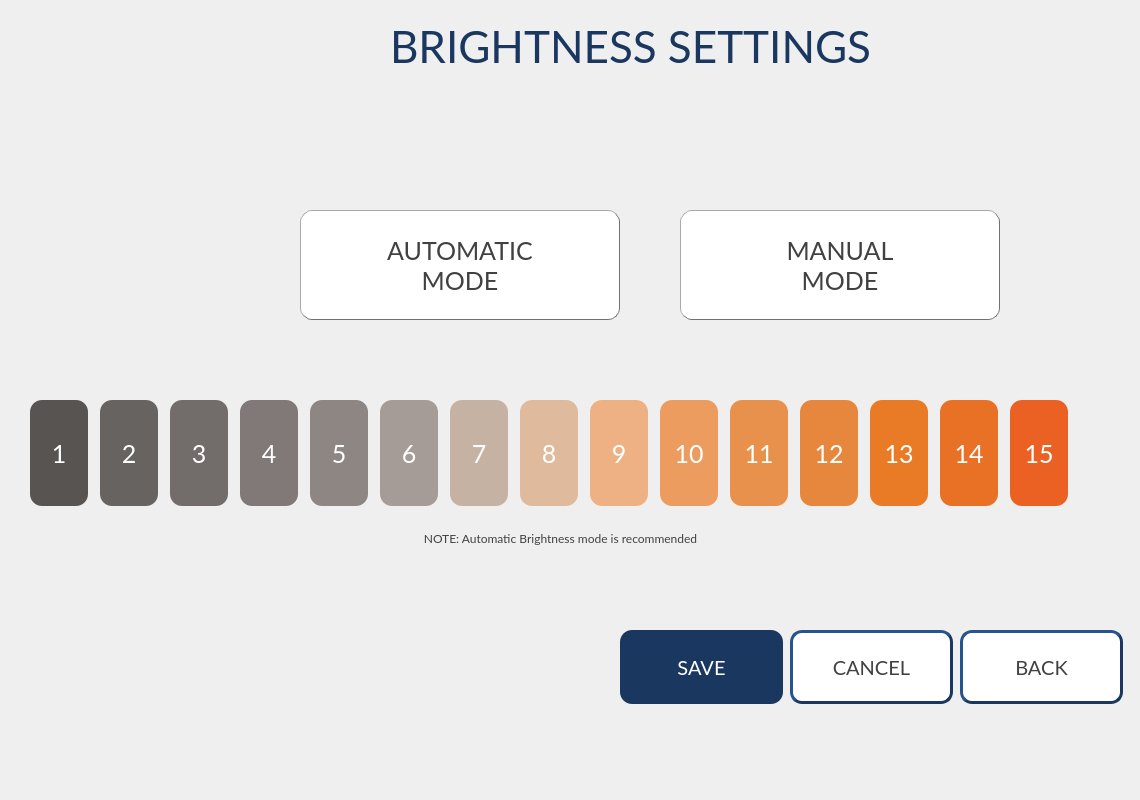
<?xml version="1.0" encoding="UTF-8"?>
<ui version="4.0">
 <class>HNS_Brightness_Settings_Screen</class>
 <widget class="QWidget" name="HNS_Brightness_Settings_Screen">
  <property name="geometry">
   <rect>
    <x>0</x>
    <y>0</y>
    <width>1140</width>
    <height>800</height>
   </rect>
  </property>
  <property name="windowTitle">
   <string>Form</string>
  </property>
  <widget class="QPushButton" name="PB_BrightSet_Lv6">
   <property name="geometry">
    <rect>
     <x>380</x>
     <y>400</y>
     <width>58</width>
     <height>106</height>
    </rect>
   </property>
   <property name="font">
    <font>
     <family>Lato</family>
     <pointsize>19</pointsize>
    </font>
   </property>
   <property name="styleSheet">
    <string notr="true">QPushButton{
	background-color:#A59C97;
	color:#FFFFFF;
	border-radius:12px;
}

QPushButton:checked{
	background-color:#1A3760;
}</string>
   </property>
   <property name="text">
    <string>6</string>
   </property>
   <property name="checkable">
    <bool>true</bool>
   </property>
  </widget>
  <widget class="QPushButton" name="PB_BrightSet_Lv10">
   <property name="geometry">
    <rect>
     <x>660</x>
     <y>400</y>
     <width>58</width>
     <height>106</height>
    </rect>
   </property>
   <property name="font">
    <font>
     <family>Lato</family>
     <pointsize>19</pointsize>
    </font>
   </property>
   <property name="styleSheet">
    <string notr="true">QPushButton{
	background-color:#EB9C5E;
	color:#FFFFFF;
	border-radius:12px;
}

QPushButton:checked{
	background-color:#1A3760;
}</string>
   </property>
   <property name="text">
    <string>10</string>
   </property>
   <property name="checkable">
    <bool>true</bool>
   </property>
  </widget>
  <widget class="QPushButton" name="PB_BrightSet_Lv1">
   <property name="geometry">
    <rect>
     <x>30</x>
     <y>400</y>
     <width>58</width>
     <height>106</height>
    </rect>
   </property>
   <property name="font">
    <font>
     <family>Lato</family>
     <pointsize>19</pointsize>
    </font>
   </property>
   <property name="styleSheet">
    <string notr="true">QPushButton{
	background-color:#575452;
	color:#FFFFFF;
	border-radius:12px;
}

QPushButton:checked{
	background-color:#1A3760;
}</string>
   </property>
   <property name="text">
    <string>1</string>
   </property>
   <property name="checkable">
    <bool>true</bool>
   </property>
  </widget>
  <widget class="QPushButton" name="PB_BrightSet_Lv7">
   <property name="geometry">
    <rect>
     <x>450</x>
     <y>400</y>
     <width>58</width>
     <height>106</height>
    </rect>
   </property>
   <property name="font">
    <font>
     <family>Lato</family>
     <pointsize>19</pointsize>
    </font>
   </property>
   <property name="styleSheet">
    <string notr="true">QPushButton{
	background-color:#C6B2A2;
	color:#FFFFFF;
	border-radius:12px;
}

QPushButton:checked{
	background-color:#1A3760;
}</string>
   </property>
   <property name="text">
    <string>7</string>
   </property>
   <property name="checkable">
    <bool>true</bool>
   </property>
  </widget>
  <widget class="QPushButton" name="PB_BrightSet_Lv13">
   <property name="geometry">
    <rect>
     <x>870</x>
     <y>400</y>
     <width>58</width>
     <height>106</height>
    </rect>
   </property>
   <property name="font">
    <font>
     <family>Lato</family>
     <pointsize>19</pointsize>
    </font>
   </property>
   <property name="styleSheet">
    <string notr="true">QPushButton{
	background-color:#E97B26;
	color:#FFFFFF;
	border-radius:12px;
}

QPushButton:checked{
	background-color:#1A3760;
}</string>
   </property>
   <property name="text">
    <string>13</string>
   </property>
   <property name="checkable">
    <bool>true</bool>
   </property>
  </widget>
  <widget class="QPushButton" name="PB_BrightSet_Save">
   <property name="geometry">
    <rect>
     <x>620</x>
     <y>630</y>
     <width>163</width>
     <height>74</height>
    </rect>
   </property>
   <property name="font">
    <font>
     <family>Lato</family>
     <pointsize>15</pointsize>
    </font>
   </property>
   <property name="styleSheet">
    <string notr="true">QPushButton{
	background-color:#1A3760;
	color:#FFFFFF;
	border-radius:12px;
}</string>
   </property>
   <property name="text">
    <string>SAVE</string>
   </property>
  </widget>
  <widget class="QPushButton" name="PB_BrightSet_Cancel">
   <property name="geometry">
    <rect>
     <x>790</x>
     <y>630</y>
     <width>163</width>
     <height>74</height>
    </rect>
   </property>
   <property name="font">
    <font>
     <family>Lato</family>
     <pointsize>15</pointsize>
    </font>
   </property>
   <property name="styleSheet">
    <string notr="true">QPushButton{
	background-color:#FFFFFF;
	color:#414141;
	border-style:outset;
	border-width:3px;
	border-color:#1A3760;
	border-radius:12px;
}</string>
   </property>
   <property name="text">
    <string>CANCEL</string>
   </property>
  </widget>
  <widget class="QPushButton" name="PB_BrightSet_Auto">
   <property name="geometry">
    <rect>
     <x>300</x>
     <y>210</y>
     <width>320</width>
     <height>110</height>
    </rect>
   </property>
   <property name="font">
    <font>
     <family>Lato</family>
     <pointsize>19</pointsize>
    </font>
   </property>
   <property name="styleSheet">
    <string notr="true">QPushButton{
	background-color:#FFFFFF;
	color:#414141;
	border-style:outset;
	border-width:1px;
	border-color:#707070;
	border-radius:12px;
}

QPushButton:checked{
	background-color:#1A3760;
	color:#FFFFFF;
}</string>
   </property>
   <property name="text">
    <string>AUTOMATIC
MODE</string>
   </property>
   <property name="checkable">
    <bool>true</bool>
   </property>
  </widget>
  <widget class="QPushButton" name="PB_BrightSet_Lv2">
   <property name="geometry">
    <rect>
     <x>100</x>
     <y>400</y>
     <width>58</width>
     <height>106</height>
    </rect>
   </property>
   <property name="font">
    <font>
     <family>Lato</family>
     <pointsize>19</pointsize>
    </font>
   </property>
   <property name="styleSheet">
    <string notr="true">QPushButton{
	background-color:#676361;
	color:#FFFFFF;
	border-radius:12px;
}

QPushButton:checked{
	background-color:#1A3760;
}</string>
   </property>
   <property name="text">
    <string>2</string>
   </property>
   <property name="checkable">
    <bool>true</bool>
   </property>
  </widget>
  <widget class="QPushButton" name="PB_BrightSet_Lv14">
   <property name="geometry">
    <rect>
     <x>940</x>
     <y>400</y>
     <width>58</width>
     <height>106</height>
    </rect>
   </property>
   <property name="font">
    <font>
     <family>Lato</family>
     <pointsize>19</pointsize>
    </font>
   </property>
   <property name="styleSheet">
    <string notr="true">QPushButton{
	background-color:#E97126;
	color:#FFFFFF;
	border-radius:12px;
}

QPushButton:checked{
	background-color:#1A3760;
}</string>
   </property>
   <property name="text">
    <string>14</string>
   </property>
   <property name="checkable">
    <bool>true</bool>
   </property>
  </widget>
  <widget class="QPushButton" name="PB_BrightSet_Lv9">
   <property name="geometry">
    <rect>
     <x>590</x>
     <y>400</y>
     <width>58</width>
     <height>106</height>
    </rect>
   </property>
   <property name="font">
    <font>
     <family>Lato</family>
     <pointsize>19</pointsize>
    </font>
   </property>
   <property name="styleSheet">
    <string notr="true">QPushButton{
	background-color:#EDB183;
	color:#FFFFFF;
	border-radius:12px;
}

QPushButton:checked{
	background-color:#1A3760;
}</string>
   </property>
   <property name="text">
    <string>9</string>
   </property>
   <property name="checkable">
    <bool>true</bool>
   </property>
  </widget>
  <widget class="QPushButton" name="PB_BrightSet_Lv8">
   <property name="geometry">
    <rect>
     <x>520</x>
     <y>400</y>
     <width>58</width>
     <height>106</height>
    </rect>
   </property>
   <property name="font">
    <font>
     <family>Lato</family>
     <pointsize>19</pointsize>
    </font>
   </property>
   <property name="styleSheet">
    <string notr="true">QPushButton{
	background-color:#E0BA9C;
	color:#FFFFFF;
	border-radius:12px;
}

QPushButton:checked{
	background-color:#1A3760;
}</string>
   </property>
   <property name="text">
    <string>8</string>
   </property>
   <property name="checkable">
    <bool>true</bool>
   </property>
  </widget>
  <widget class="QPushButton" name="PB_BrightSet_Back">
   <property name="geometry">
    <rect>
     <x>960</x>
     <y>630</y>
     <width>163</width>
     <height>74</height>
    </rect>
   </property>
   <property name="font">
    <font>
     <family>Lato</family>
     <pointsize>15</pointsize>
    </font>
   </property>
   <property name="styleSheet">
    <string notr="true">QPushButton{
	background-color:#FFFFFF;
	color:#414141;
	border-style:outset;
	border-width:3px;
	border-color:#1A3760;
	border-radius:12px;
}</string>
   </property>
   <property name="text">
    <string>BACK</string>
   </property>
  </widget>
  <widget class="QPushButton" name="PB_BrightSet_Lv15">
   <property name="geometry">
    <rect>
     <x>1010</x>
     <y>400</y>
     <width>58</width>
     <height>106</height>
    </rect>
   </property>
   <property name="font">
    <font>
     <family>Lato</family>
     <pointsize>19</pointsize>
    </font>
   </property>
   <property name="styleSheet">
    <string notr="true">QPushButton{
	background-color:#EB6123;
	color:#FFFFFF;
	border-radius:12px;
}

QPushButton:checked{
	background-color:#1A3760;
}</string>
   </property>
   <property name="text">
    <string>15</string>
   </property>
   <property name="checkable">
    <bool>true</bool>
   </property>
  </widget>
  <widget class="QLabel" name="label_26">
   <property name="geometry">
    <rect>
     <x>390</x>
     <y>20</y>
     <width>481</width>
     <height>51</height>
    </rect>
   </property>
   <property name="font">
    <font>
     <family>Lato</family>
     <pointsize>33</pointsize>
    </font>
   </property>
   <property name="styleSheet">
    <string notr="true">color:#1A3760</string>
   </property>
   <property name="text">
    <string>BRIGHTNESS SETTINGS</string>
   </property>
  </widget>
  <widget class="QPushButton" name="PB_BrightSet_Lv4">
   <property name="geometry">
    <rect>
     <x>240</x>
     <y>400</y>
     <width>58</width>
     <height>106</height>
    </rect>
   </property>
   <property name="font">
    <font>
     <family>Lato</family>
     <pointsize>19</pointsize>
    </font>
   </property>
   <property name="styleSheet">
    <string notr="true">QPushButton{
	background-color:#807977;
	color:#FFFFFF;
	border-radius:12px;
}

QPushButton:checked{
	background-color:#1A3760;
}</string>
   </property>
   <property name="text">
    <string>4</string>
   </property>
   <property name="checkable">
    <bool>true</bool>
   </property>
  </widget>
  <widget class="QLabel" name="LBL_Brightness_Title">
   <property name="geometry">
    <rect>
     <x>350</x>
     <y>530</y>
     <width>421</width>
     <height>16</height>
    </rect>
   </property>
   <property name="font">
    <font>
     <family>Lato</family>
    </font>
   </property>
   <property name="styleSheet">
    <string notr="true">color:#414141</string>
   </property>
   <property name="text">
    <string>NOTE: Automatic Brightness mode is recommended</string>
   </property>
   <property name="alignment">
    <set>Qt::AlignCenter</set>
   </property>
  </widget>
  <widget class="QPushButton" name="PB_BrightSet_Lv5">
   <property name="geometry">
    <rect>
     <x>310</x>
     <y>400</y>
     <width>58</width>
     <height>106</height>
    </rect>
   </property>
   <property name="font">
    <font>
     <family>Lato</family>
     <pointsize>19</pointsize>
    </font>
   </property>
   <property name="styleSheet">
    <string notr="true">QPushButton{
	background-color:#8D8683;
	color:#FFFFFF;
	border-radius:12px;
}

QPushButton:checked{
	background-color:#1A3760;
}</string>
   </property>
   <property name="text">
    <string>5</string>
   </property>
   <property name="checkable">
    <bool>true</bool>
   </property>
  </widget>
  <widget class="QPushButton" name="PB_BrightSet_Lv12">
   <property name="geometry">
    <rect>
     <x>800</x>
     <y>400</y>
     <width>58</width>
     <height>106</height>
    </rect>
   </property>
   <property name="font">
    <font>
     <family>Lato</family>
     <pointsize>19</pointsize>
    </font>
   </property>
   <property name="styleSheet">
    <string notr="true">QPushButton{
	background-color:#E6873D;
	color:#FFFFFF;
	border-radius:12px;
}

QPushButton:checked{
	background-color:#1A3760;
}</string>
   </property>
   <property name="text">
    <string>12</string>
   </property>
   <property name="checkable">
    <bool>true</bool>
   </property>
   <property name="checked">
    <bool>false</bool>
   </property>
  </widget>
  <widget class="QPushButton" name="PB_BrightSet_Lv3">
   <property name="geometry">
    <rect>
     <x>170</x>
     <y>400</y>
     <width>58</width>
     <height>106</height>
    </rect>
   </property>
   <property name="font">
    <font>
     <family>Lato</family>
     <pointsize>19</pointsize>
    </font>
   </property>
   <property name="styleSheet">
    <string notr="true">QPushButton{
	background-color:#726D6B;
	color:#FFFFFF;
	border-radius:12px;
}

QPushButton:checked{
	background-color:#1A3760;
}</string>
   </property>
   <property name="text">
    <string>3</string>
   </property>
   <property name="checkable">
    <bool>true</bool>
   </property>
  </widget>
  <widget class="QPushButton" name="PB_BrightSet_Lv11">
   <property name="geometry">
    <rect>
     <x>730</x>
     <y>400</y>
     <width>58</width>
     <height>106</height>
    </rect>
   </property>
   <property name="font">
    <font>
     <family>Lato</family>
     <pointsize>19</pointsize>
    </font>
   </property>
   <property name="styleSheet">
    <string notr="true">QPushButton{
	background-color:#E8914D;
	color:#FFFFFF;
	border-radius:12px;
}

QPushButton:checked{
	background-color:#1A3760;
}</string>
   </property>
   <property name="text">
    <string>11</string>
   </property>
   <property name="checkable">
    <bool>true</bool>
   </property>
  </widget>
  <widget class="QPushButton" name="PB_BrightSet_Manual">
   <property name="geometry">
    <rect>
     <x>680</x>
     <y>210</y>
     <width>320</width>
     <height>110</height>
    </rect>
   </property>
   <property name="font">
    <font>
     <family>Lato</family>
     <pointsize>19</pointsize>
    </font>
   </property>
   <property name="styleSheet">
    <string notr="true">QPushButton{
	background-color:#FFFFFF;
	color:#414141;
	border-style:outset;
	border-width:1px;
	border-color:#707070;
	border-radius:12px;
}

QPushButton:checked{
	background-color:#1A3760;
	color:#FFFFFF;
}</string>
   </property>
   <property name="text">
    <string>MANUAL
MODE</string>
   </property>
   <property name="checkable">
    <bool>true</bool>
   </property>
   <property name="checked">
    <bool>false</bool>
   </property>
  </widget>
 </widget>
 <resources/>
 <connections/>
</ui>
